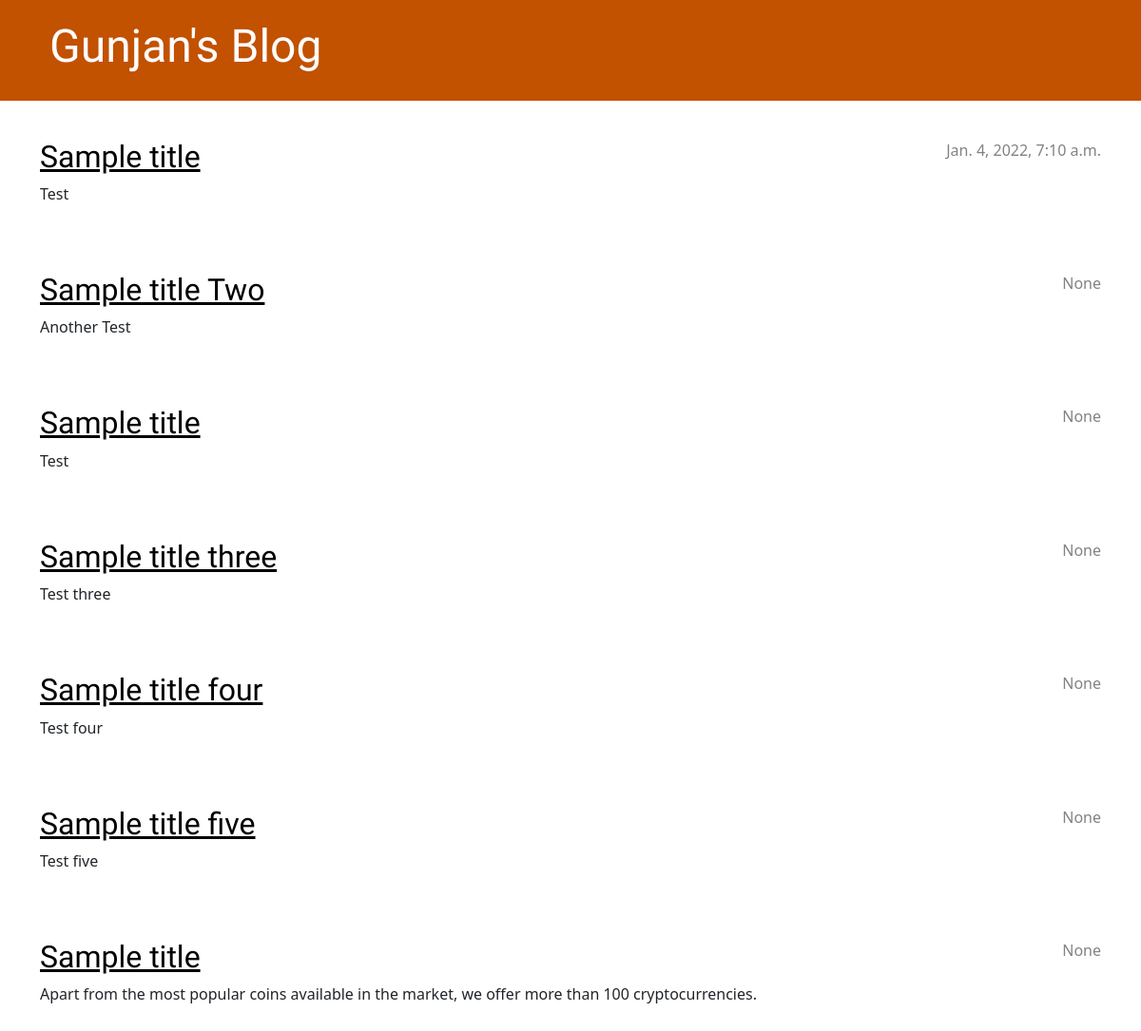
Before: / with the older database file.
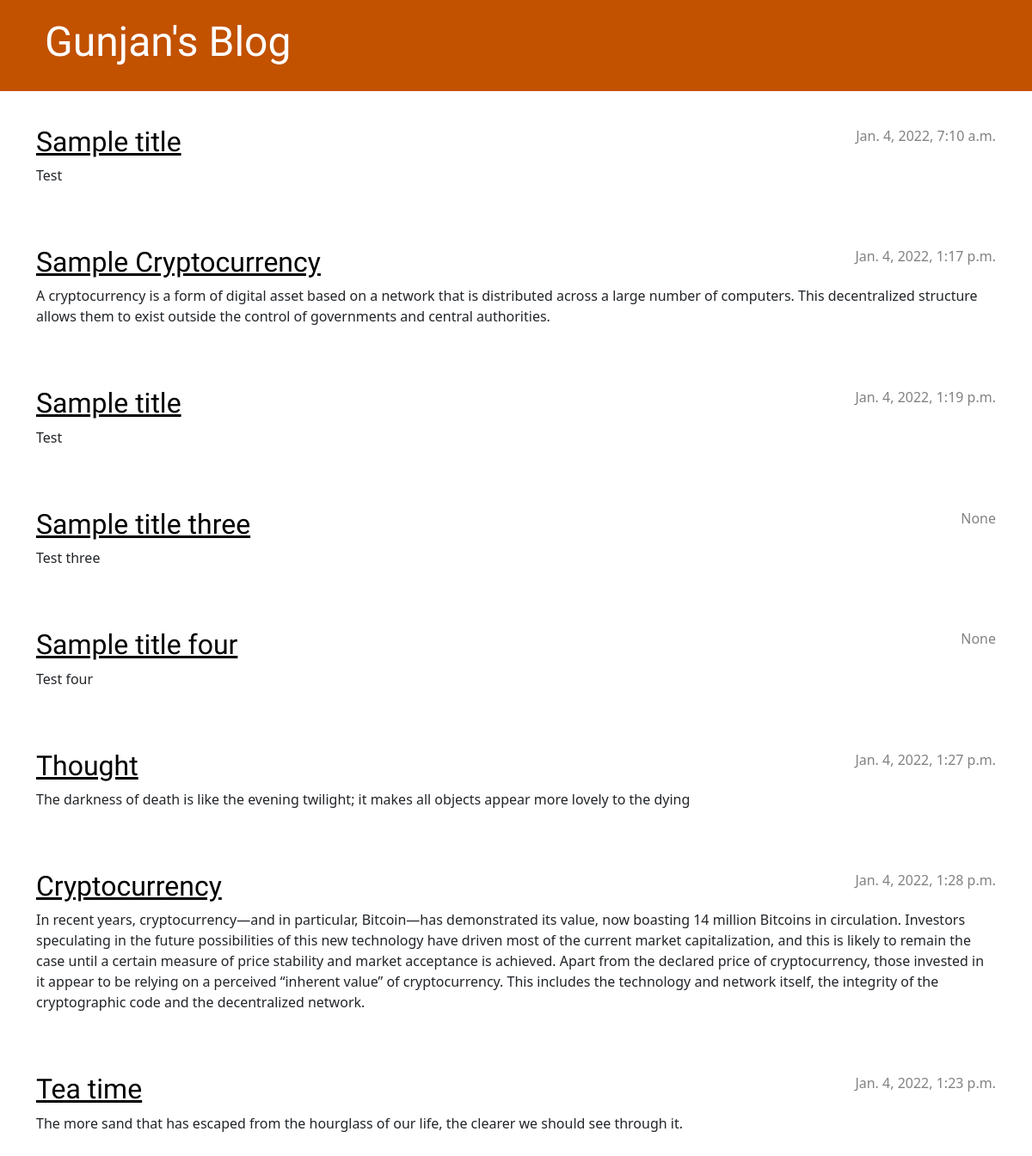
After: the same page with the newer database file.
### blog/models.py (models this page shows, shortened)
class PostBlog(models.Model):
    author = models.ForeignKey(settings.AUTH_USER_MODEL, on_delete=models.CASCADE)
    title = models.CharField(max_length=200)
    text = models.TextField()
    created_date = models.DateTimeField(default=timezone.now)
    published_date = models.DateTimeField(blank=True, null=True)

### blog/views.py (the view)
# urls.py: path('', views.post_list, name='post_list'),
def post_list(request):
    posts = PostBlog.objects.order_by('created_date')#filter(published_date__lte=timezone.now()) #.order_by('published_date')
    return render(request, 'blog/post_list.html', {'posts': posts})

### blog/templates/blog/post_list.html (shortened to what this page needs)
{% extends 'blog/base.html' %}
{% load static %}
            {% block content %}
                {% for post in posts %}
                    <article class="post">
                        <time class="date">
                            {{ post.published_date }}
                        </time>
                        <h2><a href="{% url 'post_detail' pk=post.pk %}">{{ post.title }}</a></h2>
                        <p>{{ post.text|linebreaksbr }}</p>
                    </article>
                {% endfor %}
            {% endblock %}

### blog/templates/blog/base.html (shortened to what this page needs)
{% load static %}
<!DOCTYPE html>
<html>
    <head>
        <link rel="stylesheet" href="https://cdn.jsdelivr.net/npm/bootstrap@5.1.3/dist/css/bootstrap.min.css">
        <link rel="stylesheet" href="{% static 'css/blog.css' %}">
    </head>
    <body>
        <header class="page-header">
            <div class="container">
                <h1><a href="/">Gunjan's Blog</a></h1>
            </div>
        </header>
        <main class="content container">
            <div class="row">
                <div class="col">
                    {% block content %}
                    {% endblock %}
                </div>
            </div>
        </main>
    </body>
</html>

### blog/static/css/blog.css (style rules this page uses)
.page-header { background-color: #C25100; margin-top: 0; margin-bottom: 40px; padding: 20px 20px 20px 40px; }
.page-header h1, .page-header h1 a, .page-header h1 a:visited, .page-header h1 a:active { color: #ffffff; font-size: 36pt; text-decoration: none; }
h1, h2, h3, h4 { font-family: 'Lobster', cursive; }
.date { color: #828282; }
.post { margin-bottom: 70px; }
.post h2 a, .post h2 a:visited { color: #000000; }
.post > .date, .post > .actions { float: right; }

Changed rows visible on the page:
changed PostBlog: published_date "None" → "Jan. 4, 2022, 1:17 p.m."; title "Sample title Two" → "Sample Cryptocurrency"; text "Another Test" → "A cryptocurrency is a form of digital asset based on a network that is distributed across a large number of computers. This decentralized structure allows them to exist outside the control of governments and central authorities."
changed PostBlog: published_date "None" → "Jan. 4, 2022, 1:19 p.m."
changed PostBlog: published_date "None" → "Jan. 4, 2022, 1:27 p.m."; title "Sample title five" → "Thought"; text "Test five" → "The darkness of death is like the evening twilight; it makes all objects appear more lovely to the dying"
changed PostBlog: published_date "None" → "Jan. 4, 2022, 1:28 p.m."; title "Sample title" → "Cryptocurrency"; text "Apart from the most popular coins available in the market, we offer more than 100 cryptocurrencies." → "In recent years, cryptocurrency—and in particular, Bitcoin—has demonstrated its value, now boasting 14 million Bitcoins in circulation. Investors speculating in the future possibilities of this new technology have driven most of the current market capitalization, and this is likely to remain the case until a certain measure of price stability and market acceptance is achieved. Apart from the declared price of cryptocurrency, those invested in it appear to be relying on a perceived “inherent value” of cryptocurrency. This includes the technology and network itself, the integrity of the cryptographic code and the decentralized network."
added PostBlog: published_date "Jan. 4, 2022, 1:23 p.m.", title "Tea time", text "The more sand that has escaped from the hourglass of our life, the clearer we should see through it."
